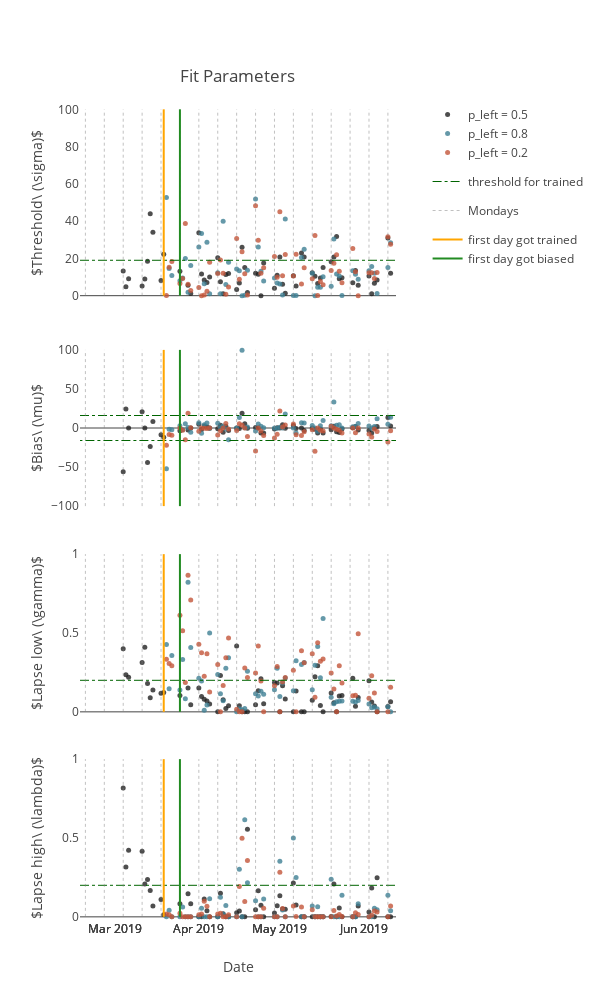

The notebook cell this image was saved under:
### Code cell
pars_data = [pars[par_name][i] for i, prob_left in enumerate(prob_lefts)
             for par_name in par_names]


for ipar, par_name in enumerate(par_names): 
    if ipar==0:
        show_legend = True
    else:
        show_legend = False
    
    pars_data.append(
        go.Scatter(
            x=xranges[ipar],
            y=thresholds[ipar],
            mode="lines",
            line=dict(
                width=1,
                color='darkgreen',
                dash='dashdot'),
            name='threshold for trained',
            xaxis='x{}'.format(4-ipar),
            yaxis='y{}'.format(4-ipar),
            showlegend=show_legend,
            legendgroup='date'
        )
    )
    
    # add monday plots
    pars_data = putils.create_monday_plot(
        pars_data, yranges[ipar], d['mondays'], 
        xaxis='x{}'.format(4-ipar),
        yaxis='y{}'.format(4-ipar),
        show_legend_external=show_legend
    )

    # add status plots
    pars_data = putils.create_status_plot(
        pars_data, yranges[ipar], status, 
        xaxis='x{}'.format(4-ipar),
        yaxis='y{}'.format(4-ipar),
        show_legend_external=show_legend
    )

x_axis_range = [d['first_date_str'], (d['last_date'] - datetime.timedelta(days=1)).strftime('%Y-%m-%d')]
layout = go.Layout(
    xaxis1=dict(
        domain=[0, 1],
        range=x_axis_range,
        title='Date',
        showgrid=False
    ),
    yaxis1=dict(
        domain=[0, 0.2],
        anchor='x1',
        showgrid=False,
        range=[-0.02, 1.02],
        title='$Lapse high\ (\\lambda)$'
    ),
    xaxis2=dict(
        domain=[0, 1],
        range=x_axis_range,
        showgrid=False
    ),
    yaxis2=dict(
        domain=[0.25, 0.45],
        anchor='x2',
        showgrid=False,
        range=[-0.02, 1.02],
        title='$Lapse low\ (\\gamma)$'
    ),
    xaxis3=dict(
        domain=[0, 1],
        range=x_axis_range,
        showgrid=False
    ),
    yaxis3=dict(
        domain=[0.5, 0.7],
        anchor='x3',
        showgrid=False,
        range=[-105, 105],
        title='$Bias\ (\\mu)$'
    ),
    xaxis4=dict(
        domain=[0, 1],
        range=x_axis_range,
        showgrid=False
    ),
    yaxis4=dict(
        domain=[0.75, 1],
        anchor='x4',
        showgrid=False,
        range=[-5, 105],
        title='$Threshold\ (\\sigma)$'
    ),
    height=1000, 
    width=600,
    title=dict(
        text='Fit Parameters',
        x=0.3,
        y=0.93
    ),
    legend=dict(
        x=1.1,
        y=1,
        orientation='v')
)

fig = go.Figure(data=pars_data, layout=layout)

plotly.offline.iplot(fig)
